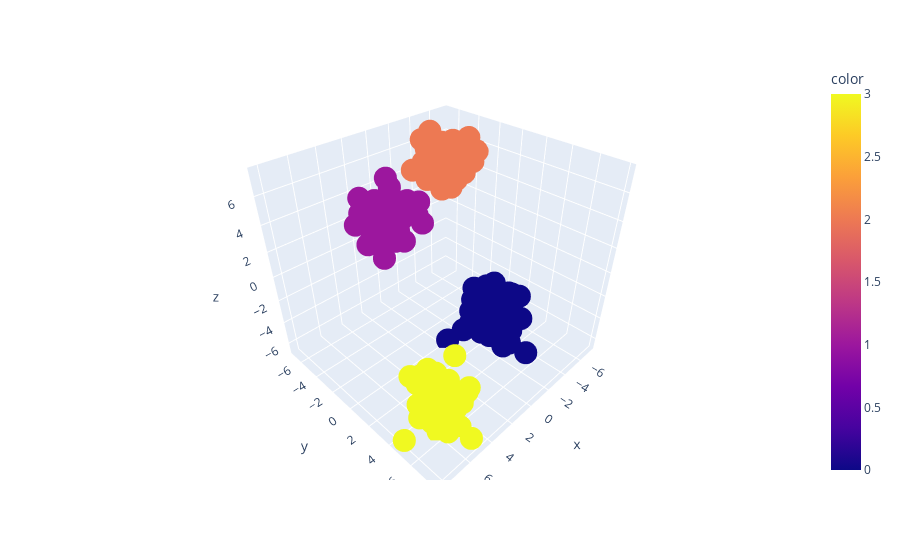

The notebook cell saved with this chart:
### Code cell
px.scatter_3d(x=X[:,0],y=X[:,1],z=X[:,2],color=y)

### Figure 1 — Plotly figure (JSON) as saved in the notebook; plotly's stock layout.template omitted (floating-point values rounded to 4 significant figures; data arrays with more than 128 entries replaced by an {"elided": "..."} marker saying what was removed)
{"data": [{"hovertemplate": "x=%{x}<br>y=%{y}<br>z=%{z}<br>color=%{marker.color}<extra></extra>", "legendgroup": "", "marker": {"color": {"elided": "200 int values"}, "coloraxis": "coloraxis", "symbol": "circle"}, "mode": "markers", "name": "", "scene": "scene", "showlegend": false, "type": "scatter3d", "x": {"elided": "200 float values"}, "y": {"elided": "200 float values"}, "z": {"elided": "200 float values"}}], "layout": {"coloraxis": {"colorbar": {"title": {"text": "color"}}, "colorscale": [[0, "#0d0887"], [0.1111, "#46039f"], [0.2222, "#7201a8"], [0.3333, "#9c179e"], [0.4444, "#bd3786"], [0.5556, "#d8576b"], [0.6667, "#ed7953"], [0.7778, "#fb9f3a"], [0.8889, "#fdca26"], [1, "#f0f921"]]}, "legend": {"tracegroupgap": 0}, "margin": {"t": 60}, "scene": {"domain": {"x": [0, 1], "y": [0, 1]}, "xaxis": {"title": {"text": "x"}}, "yaxis": {"title": {"text": "y"}}, "zaxis": {"title": {"text": "z"}}}}}
